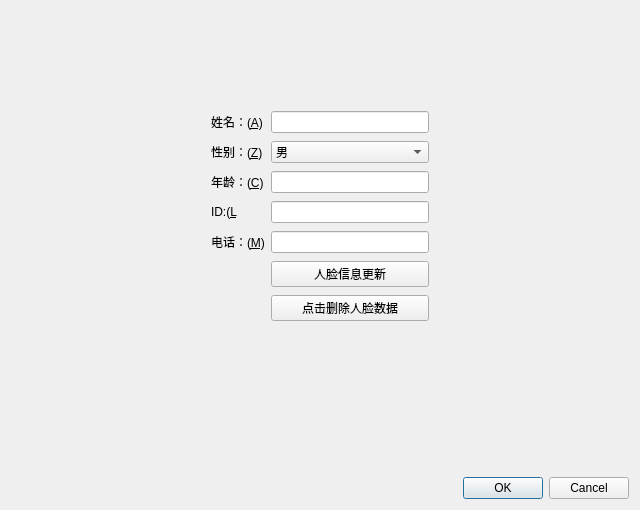
<?xml version="1.0" encoding="UTF-8"?>
<ui version="4.0">
 <class>InfoChge</class>
 <widget class="QDialog" name="InfoChge">
  <property name="geometry">
   <rect>
    <x>0</x>
    <y>0</y>
    <width>640</width>
    <height>499</height>
   </rect>
  </property>
  <property name="windowTitle">
   <string>Dialog</string>
  </property>
  <layout class="QVBoxLayout" name="verticalLayout">
   <item>
    <layout class="QFormLayout" name="formLayout">
     <property name="verticalSpacing">
      <number>8</number>
     </property>
     <property name="leftMargin">
      <number>200</number>
     </property>
     <property name="topMargin">
      <number>100</number>
     </property>
     <property name="rightMargin">
      <number>200</number>
     </property>
     <property name="bottomMargin">
      <number>150</number>
     </property>
     <item row="0" column="0">
      <widget class="QLabel" name="aLabel">
       <property name="text">
        <string>姓名：(&amp;A)</string>
       </property>
       <property name="buddy">
        <cstring>aLineEdit</cstring>
       </property>
      </widget>
     </item>
     <item row="0" column="1">
      <widget class="QLineEdit" name="aLineEdit"/>
     </item>
     <item row="1" column="0">
      <widget class="QLabel" name="zLabel">
       <property name="text">
        <string>性别：(&amp;Z)</string>
       </property>
       <property name="buddy">
        <cstring>zComboBox</cstring>
       </property>
      </widget>
     </item>
     <item row="1" column="1">
      <widget class="QComboBox" name="zComboBox">
       <item>
        <property name="text">
         <string>男</string>
        </property>
       </item>
       <item>
        <property name="text">
         <string>女</string>
        </property>
       </item>
      </widget>
     </item>
     <item row="2" column="0">
      <widget class="QLabel" name="cLabel">
       <property name="text">
        <string>年龄：(&amp;C)</string>
       </property>
       <property name="buddy">
        <cstring>cLineEdit</cstring>
       </property>
      </widget>
     </item>
     <item row="2" column="1">
      <widget class="QLineEdit" name="cLineEdit"/>
     </item>
     <item row="4" column="0">
      <widget class="QLabel" name="mLabel">
       <property name="text">
        <string>电话：(&amp;M)</string>
       </property>
       <property name="buddy">
        <cstring>mLineEdit</cstring>
       </property>
      </widget>
     </item>
     <item row="4" column="1">
      <widget class="QLineEdit" name="mLineEdit"/>
     </item>
     <item row="5" column="1">
      <widget class="QPushButton" name="pushButton">
       <property name="text">
        <string>人脸信息更新</string>
       </property>
      </widget>
     </item>
     <item row="3" column="0">
      <widget class="QLabel" name="iDLLabel">
       <property name="text">
        <string>ID:(&amp;L</string>
       </property>
       <property name="buddy">
        <cstring>iDLLineEdit</cstring>
       </property>
      </widget>
     </item>
     <item row="3" column="1">
      <widget class="QLineEdit" name="iDLLineEdit"/>
     </item>
     <item row="6" column="1">
      <widget class="QPushButton" name="pushButton_2">
       <property name="text">
        <string>点击删除人脸数据</string>
       </property>
      </widget>
     </item>
    </layout>
   </item>
   <item>
    <widget class="QDialogButtonBox" name="buttonBox">
     <property name="orientation">
      <enum>Qt::Horizontal</enum>
     </property>
     <property name="standardButtons">
      <set>QDialogButtonBox::Cancel|QDialogButtonBox::Ok</set>
     </property>
    </widget>
   </item>
  </layout>
 </widget>
 <resources/>
 <connections>
  <connection>
   <sender>buttonBox</sender>
   <signal>accepted()</signal>
   <receiver>InfoChge</receiver>
   <slot>accept()</slot>
   <hints>
    <hint type="sourcelabel">
     <x>248</x>
     <y>254</y>
    </hint>
    <hint type="destinationlabel">
     <x>157</x>
     <y>274</y>
    </hint>
   </hints>
  </connection>
  <connection>
   <sender>buttonBox</sender>
   <signal>rejected()</signal>
   <receiver>InfoChge</receiver>
   <slot>reject()</slot>
   <hints>
    <hint type="sourcelabel">
     <x>316</x>
     <y>260</y>
    </hint>
    <hint type="destinationlabel">
     <x>286</x>
     <y>274</y>
    </hint>
   </hints>
  </connection>
 </connections>
</ui>
